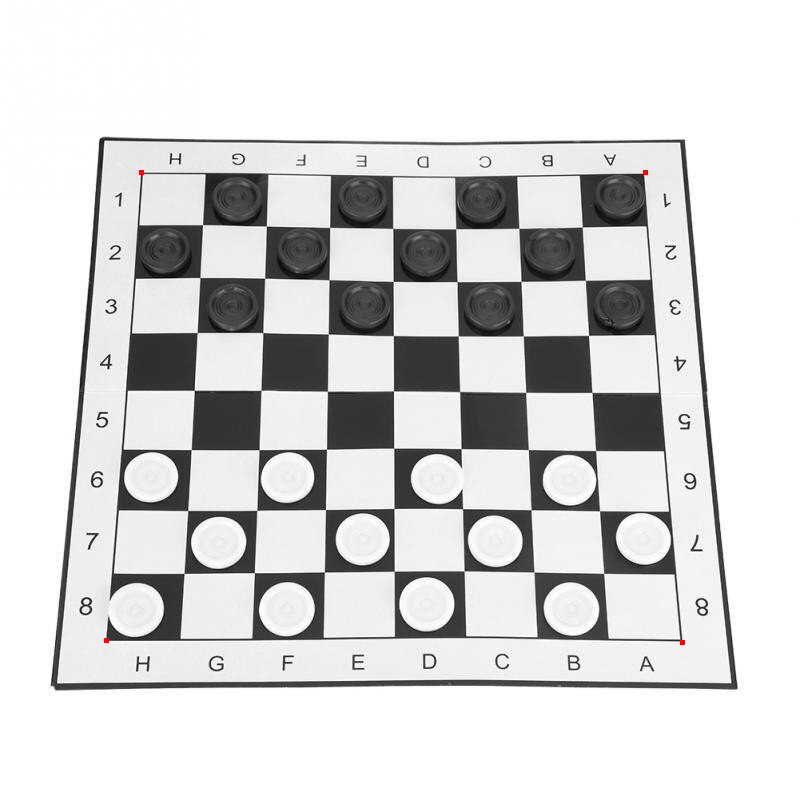
#> input picture images/input/test3.jpg, 800 x 800 px
$ python recognize_chessboard.py
#> lines starting #> are read from the running program, lines starting #| are printed output that depends on the picture; after the words box and inside, x2 and y2 are one past the last pixel; in counts of white or black regions, pixels touching at a corner belong together
#> further down, img is the input picture: shape (800, 800, 3); mean B, G, R 214.1, 214.1, 214.1
import numpy as np
import cv2.cv2 as cv2
from clusterlist import ClusterList


# [11 lines left out: function get_board_lines, not called in this run]


def find_markers(img):
    hsv = cv2.cvtColor(img, cv2.COLOR_BGR2HSV)
#> hsv: shape (800, 800, 3); mean H, S, V 0, 0, 214.1
    lower_red = np.array([0, 50, 50])
    upper_red = np.array([10, 255, 255])
    mask0 = cv2.inRange(hsv, lower_red, upper_red)
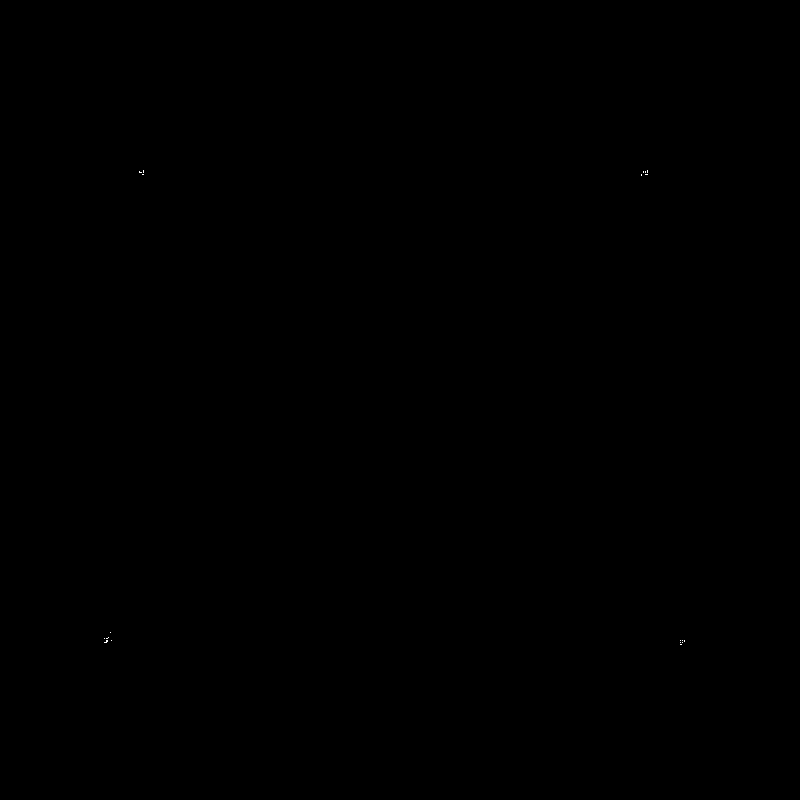
#> mask0: shape (800, 800); 0.01% white in thin lines or dots, all inside (x1, y1, x2, y2) = (104, 170, 685, 645)
    lower_red = np.array([170, 50, 50])
    upper_red = np.array([180, 255, 255])
    mask1 = cv2.inRange(hsv, lower_red, upper_red)
    mask = mask0 + mask1
#> mask: shape (800, 800); 0.02% white; 8 white regions (4 under 20 px), largest, box (x1, y1, x2, y2) and area: (104, 636, 109, 643) 27, (139, 170, 144, 175) 25, (643, 170, 648, 175) 25, (680, 640, 685, 645) 25
    points = cv2.findNonZero(mask)
#> points = contour of 107 points, box (x1, y1, x2, y2) (104, 170, 685, 645), area 18216
    return points


# [32 lines left out: functions order_points, top_down_transform, not called in this run]


if __name__ == '__main__':
    img = cv2.imread('images/input/test3.jpg')
    markers = find_markers(img)
#> markers has the same summary as points in find_markers
#> (the run stopped early here; a loop or call above may not have finished)

$ run again, with images/input/test10.jpg copied over images/input/test3.jpg
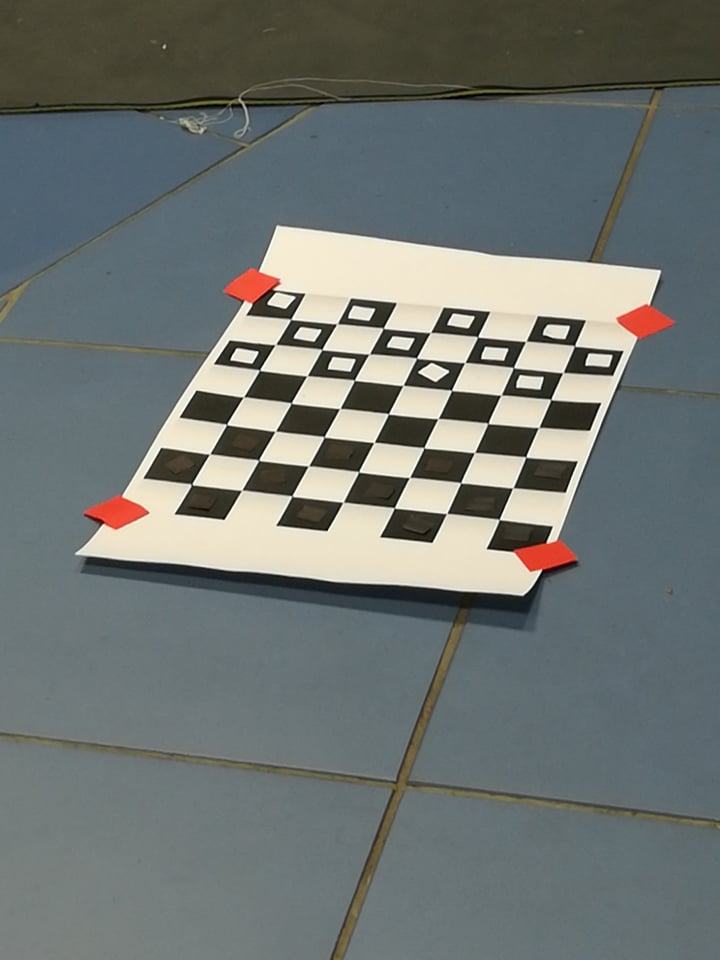
#> input picture images/input/test10.jpg, 720 x 960 px
#> img is the input picture: shape (960, 720, 3); mean B, G, R 114, 116.8, 111.1
#> hsv: shape (960, 720, 3); mean H, S, V 72, 45.4, 122.6
#> in find_markers, `mask0 = cv2.inRange(hsv, lower_red, upper_red)`:
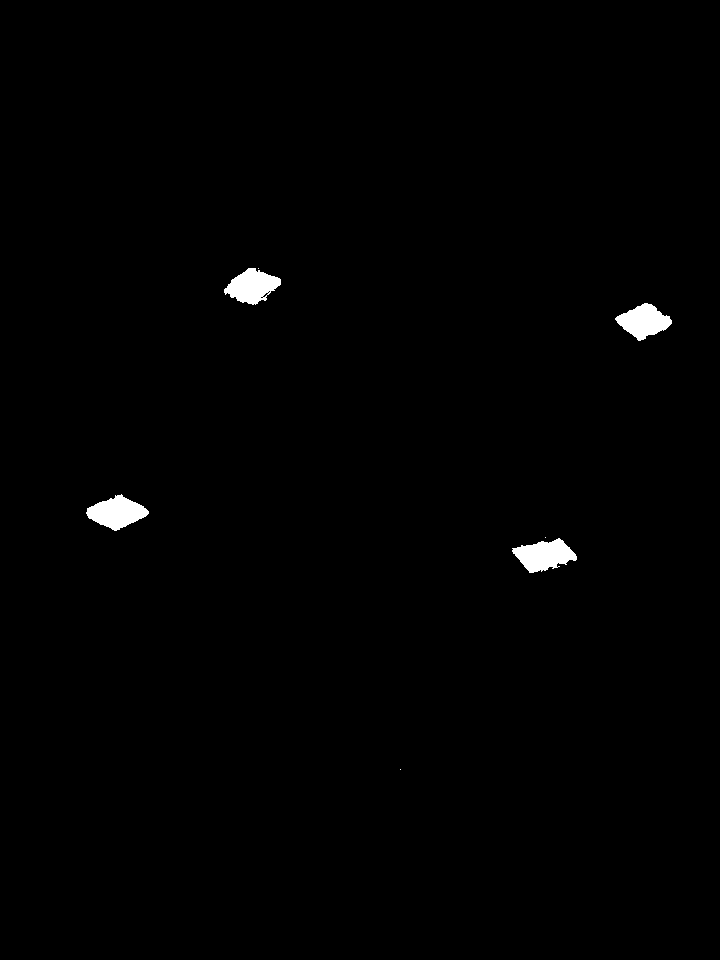
#> mask0: shape (960, 720); 0.76% white; 7 white regions (3 under 20 px), largest, box (x1, y1, x2, y2) and area: (512, 538, 577, 573) 1378, (86, 494, 149, 531) 1359, (224, 268, 281, 305) 1289, (615, 303, 672, 341) 1253
#> mask1: shape (960, 720); 0.03% white in thin lines or dots, all inside (x1, y1, x2, y2) = (83, 267, 676, 570)
#> mask: shape (960, 720); 0.8% white; 6 white regions (2 under 20 px), largest, box (x1, y1, x2, y2) and area: (512, 538, 577, 573) 1430, (83, 494, 149, 531) 1405, (615, 303, 676, 341) 1331, (224, 267, 281, 305) 1330
#> points = contour of 5498 points, box (x1, y1, x2, y2) (83, 267, 676, 770), area 45282
#> markers has the same summary as points in find_markers
